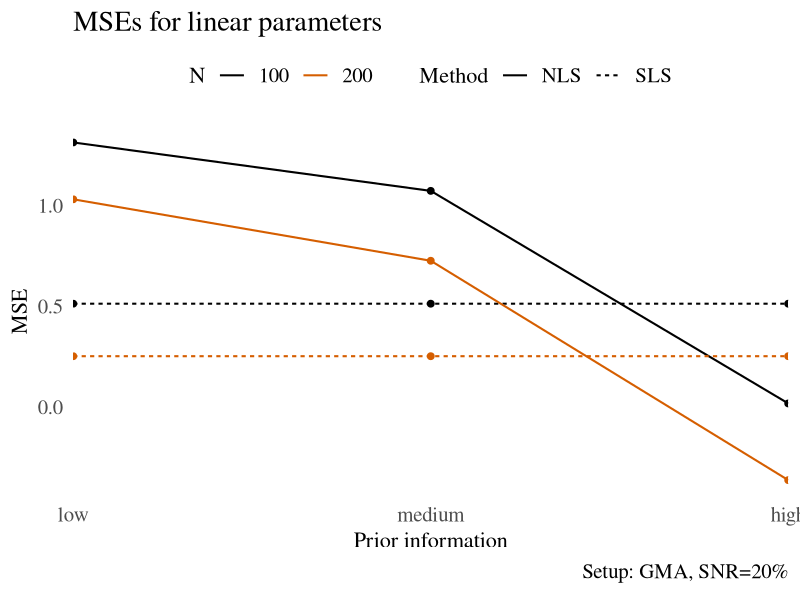

R code for this plot:
library(ggplot2)
library(ggthemes)
library(tidyverse) # data manipulation
library(readr)

theme_set(theme_tufte(ticks = FALSE, base_family = "serif", base_size = 17)) # base_size affects font sizes of axis labels etc
theme_update(axis.text = element_text(size = 15),
             axis.title = element_text(size = 16),
             legend.text = element_text(size = 15),
             legend.title = element_text(size = 16),
             plot.caption = element_text(size = 15),
             legend.key.size = unit(1.5, "line")) # set size for axis marks and breaks

rm(list=ls())

cbbPalette <- c("#000000", "#D55E00", "#E69F00", "#56B4E9", "#009E73", "#F0E442", "#0072B2", "#CC79A7")

# Line plots

# data <- read_csv("boxplots_loss.csv") %>%
#  group_by(dataset, Method) %>%
#  summarise("MSE" = mean(Loss)) %>%
#  ungroup() %>%
#  mutate_at(vars(dataset, Method), factor)

NLS_Lin_mseGMA_n200SNR5 <- c(0.6966493, 2.0684950, 2.8060566)
SLS_Lin_mseGMA_n200SNR5 <- c(1.288322, 1.288322, 1.288322)
NLS_Lin_mseGMA_n100SNR5 <- c(1.019141, 2.925760, 3.720261)
SLS_Lin_mseGMA_n100SNR5 <- c(1.671625, 1.671625, 1.671625)

data <- data.frame(dataset=factor(c(1,1,2,2,3,3,1,1,2,2,3,3)),
                   Method = c('NLS','SLS','NLS','SLS','NLS','SLS',
                            'NLS','SLS','NLS','SLS','NLS','SLS'),
                   N = c(rep("100",6), rep("200",6)),
                   MSE = log(c(NLS_Lin_mseGMA_n100SNR5[1],SLS_Lin_mseGMA_n100SNR5[1],
                          NLS_Lin_mseGMA_n100SNR5[2],SLS_Lin_mseGMA_n100SNR5[2], 
                          NLS_Lin_mseGMA_n100SNR5[3],SLS_Lin_mseGMA_n100SNR5[3],
                          NLS_Lin_mseGMA_n200SNR5[1],SLS_Lin_mseGMA_n200SNR5[1],
                          NLS_Lin_mseGMA_n200SNR5[2],SLS_Lin_mseGMA_n200SNR5[2], 
                          NLS_Lin_mseGMA_n200SNR5[3],SLS_Lin_mseGMA_n200SNR5[3]))
                   )

ggplot(data = data, aes(colour = N)) +
  scale_x_discrete(limits = c(3,2,1), labels = c("high", "medium", "low"), expand = expand_scale(mult = 0, add = 0)) +
  scale_colour_manual(values = cbbPalette) +
  geom_line(aes(x = dataset, y = MSE, group = interaction(Method, N), linetype = Method), size = 0.71) +
  geom_point(show_guide = FALSE, aes(x = dataset, y = MSE, group = interaction(Method, N)), size = 2) +
  xlab("Prior information") +
  ylab("MSE") +
  labs(title = "MSEs for linear parameters", caption = expression("Setup: GMA, SNR=20%")) +
  theme(legend.position="top", legend.direction="horizontal")
ggsave("figure_1b.pdf")

